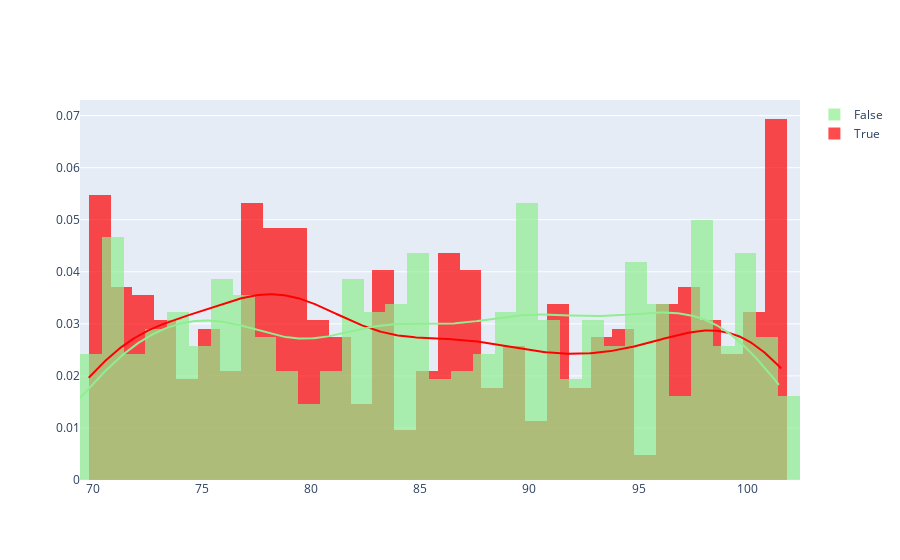

Notebook cell for this chart:
### Code cell
a =list((df[df['Result'] == 1]['MCV']))
b =list((df[df['Result'] == 0]['MCV']))

c = [a,b]

px.create_distplot(hist_data=c,group_labels=['True','False'],show_rug=False,colors=['red','lightgreen'])

### Figure 1 — Plotly figure (JSON) as saved in the notebook; plotly's stock layout.template omitted (floating-point values rounded to 4 significant figures; data arrays with more than 128 entries replaced by an {"elided": "..."} marker saying what was removed)
{"data": [{"autobinx": false, "histnorm": "probability density", "legendgroup": "True", "marker": {"color": "red"}, "name": "True", "opacity": 0.7, "type": "histogram", "x": {"elided": "620 float values"}, "xaxis": "x", "xbins": {"end": 101.6, "size": 1, "start": 69.8}, "yaxis": "y"}, {"autobinx": false, "histnorm": "probability density", "legendgroup": "False", "marker": {"color": "lightgreen"}, "name": "False", "opacity": 0.7, "type": "histogram", "x": {"elided": "620 float values"}, "xaxis": "x", "xbins": {"end": 101.5, "size": 1, "start": 69.4}, "yaxis": "y"}, {"legendgroup": "True", "marker": {"color": "red"}, "mode": "lines", "name": "True", "showlegend": false, "type": "scatter", "x": {"elided": "500 float values"}, "xaxis": "x", "y": {"elided": "500 float values"}, "yaxis": "y"}, {"legendgroup": "False", "marker": {"color": "lightgreen"}, "mode": "lines", "name": "False", "showlegend": false, "type": "scatter", "x": {"elided": "500 float values"}, "xaxis": "x", "y": {"elided": "500 float values"}, "yaxis": "y"}], "layout": {"barmode": "overlay", "hovermode": "closest", "legend": {"traceorder": "reversed"}, "xaxis": {"anchor": "y2", "domain": [0, 1], "zeroline": false}, "yaxis": {"anchor": "free", "domain": [0, 1], "position": 0}}}
